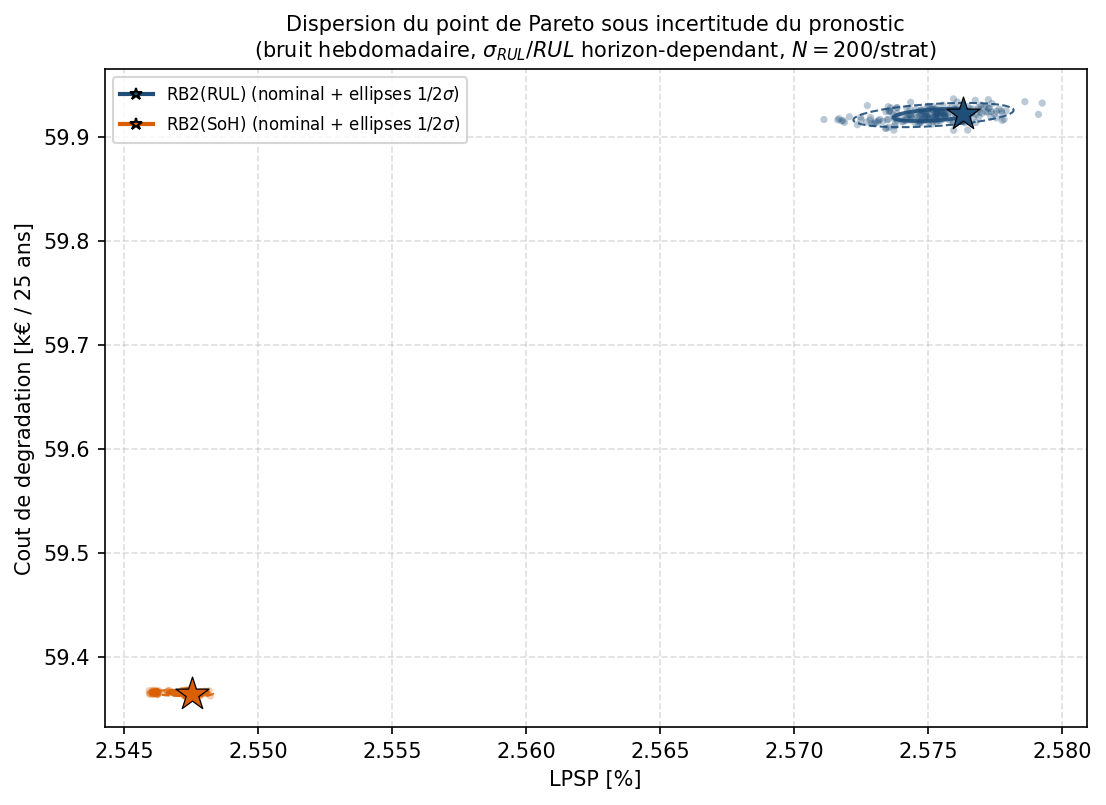

Write Python code to recreate this figure.
# -*- coding: utf-8 -*-
"""
mc_rul_uncertainty.py -- SENSIBILITE A L'INCERTITUDE DU PRONOSTIC (ellipses Pareto).
====================================================================================
Meme demarche que Analyse_sensibilite/sens_soh_estimation.py (front de Pareto +
ellipses de confiance sous propagation Monte-Carlo d'une erreur d'estimation),
appliquee ici a la RUL vue par RB2(RUL). But : etayer QUANTITATIVEMENT l'argument
de la section RB2(RUL) -- la RUL est une grandeur EXTRAPOLEE, donc bien plus
incertaine que le SoH instantane -- en mesurant la TAILLE des ellipses de
confiance autour du point de fonctionnement dans le plan de Pareto
(LPSP %, deg kEUR/25 ans), et en la comparant a celle de RB2(SoH).

MODELE DE BRUIT (piecewise-constant, rafraichi 1x/semaine, comme sens_soh_estimation)
------------------------------------------------------------------------------------
L'estimateur (LSTM + MC-dropout du chapitre pronostic) est re-interroge
periodiquement ; chaque estimation porte une erreur, CONSTANTE entre deux
rafraichissements (un bruit blanc horaire se moyennerait a tort sur la semaine).
  - RB2(RUL) : la RUL_ely vue par la strategie est multipliee par (1 + eps),
      eps ~ N(0, sigma_rel(RUL))   [erreur RELATIVE].
    *** sigma_rel DEPEND DE L'HORIZON *** : l'incertitude d'estimation de la RUL
    n'est pas la meme selon que la fin de vie est proche ou lointaine. On
    interpole sigma_rel sur la COURBE MESUREE au MC-dropout
    (Pronostic SoH/sigma_rul_vs_horizon.csv, cf compute_prono_sigma_horizons.py) :
    en U, ~5 % vers 400-440 j, jusqu'a ~12 % a 800 j. A chaque rafraichissement on
    lit la RUL_ely courante et on tire eps avec le sigma_rel correspondant.
  - RB2(SoH) : le SoH_ely vu par la strategie est decale de delta,
      delta ~ N(0, sigma_SoH)      [erreur ABSOLUE ; sigma_SoH ~ 3e-4, mesure au
      MC-dropout, quasi independante de l'horizon -> ~2 ordres de grandeur sous
      l'incertitude relative de la RUL].
Seul le SIGNAL VU PAR LE CONTROLEUR est bruite ; les vraies trajectoires (donc
LPSP et cout) subissent l'effet de la mauvaise decision -> on mesure l'impact
REEL de l'incertitude d'estimation.

Lecture attendue : l'ellipse RB2(RUL) est PLUS GRANDE que l'ellipse RB2(SoH)
-> le gain nominal du pronostic RUL ne survit pas a son incertitude -> argument
quantitatif pro-RB2(SoH).

NE MODIFIE AUCUN fichier de strategie (injection par closure autour de la fonction).

Sorties (dans Predictions/) : mc_rul_uncertainty.{pdf,png}, .txt, _cloud.csv.
Usage :
    python mc_rul_uncertainty.py [N_MC]        # defaut N=64 ; validation locale : N=8
    python mc_rul_uncertainty.py --replot      # relit le CSV, refait la figure
    sbatch run_meso.slurm mc_rul_uncertainty.py 200
"""
import os, sys, csv, time
import importlib.util
import numpy as np
import matplotlib
matplotlib.use("Agg")
import matplotlib.pyplot as plt
import matplotlib.transforms as transforms
from matplotlib.patches import Ellipse
from matplotlib.lines import Line2D
from concurrent.futures import ProcessPoolExecutor

HERE = os.path.dirname(os.path.abspath(__file__))
if HERE not in sys.path:
    sys.path.insert(0, HERE)

# ----------------------------- PARAMETRES -----------------------------
VOLL          = 3.0      # EUR/kWh (coherent manuscrit ; sert seulement aux stats de cout total)
MC_SEED0      = 2026
REFRESH_STEPS = int(24 * 7)   # rafraichissement de l'estimation = 1 semaine (Ts=3600 s)

# --- COURBE MESUREE sigma(horizon) (MC-dropout PEMWE ; sigma_rul_vs_horizon.csv) ---
# RUL croissante ; sigma_RUL RELATIF (sigma_RUL/RUL) et sigma_SoH ABSOLU associes.
# Hors de la plage mesuree, np.interp maintient la valeur du bord (clamp) : sur.
RUL_GRID_J    = [275.0,  383.0,  439.0,  556.0,  799.0]
SIG_RUL_REL   = [0.072,  0.052,  0.051,  0.066,  0.121]
SIG_SOH_ABS   = [1.4e-4, 2.7e-4, 3.5e-4, 4.3e-4, 6.8e-4]

# Reglage retenu du levier RUL (cf manuscrit). RB2(SoH) garde son reglage interne.
EXP_ELY       = 0.1
RUL_ELY_REF   = 1000.0

STRATS = [("RB2(RUL)", "RB2(RUL)", "rul", "#1f4e79"),
          ("RB2(SoH)", "RB2(SoH)", "soh", "#d95f02")]

CLOUD_CSV = os.path.join(HERE, "mc_rul_uncertainty_cloud.csv")
STATS_TXT = os.path.join(HERE, "mc_rul_uncertainty.txt")
FIG_PDF   = os.path.join(HERE, "mc_rul_uncertainty.pdf")
FIG_PNG   = os.path.join(HERE, "mc_rul_uncertainty.png")


def sigma_rul_rel(rul):
    """Ecart-type RELATIF d'estimation de la RUL a l'horizon 'rul' (interpole,
    clampe aux bords de la plage mesuree)."""
    return float(np.interp(rul, RUL_GRID_J, SIG_RUL_REL))


def sigma_soh_abs(rul):
    """Ecart-type ABSOLU d'estimation du SoH instantane (interpole sur le meme
    experiment MC-dropout ; quasi constant ~3e-4)."""
    return float(np.interp(rul, RUL_GRID_J, SIG_SOH_ABS))


# ============================ CALCUL ============================
def _load(folder):
    spec = importlib.util.spec_from_file_location(
        "strat_" + folder.replace("(", "").replace(")", ""),
        os.path.join(HERE, folder, "get_optimal_action_RB.py"))
    m = importlib.util.module_from_spec(spec)
    spec.loader.exec_module(m)
    return m


def metrics(data):
    """LPSP [%] et cout de degradation [kEUR/25 ans], identique a
    sens_common.metrics / batch_pareto (interpolation SoH_bat aux remplacements)."""
    from Common.main_init_and_loop import LOAD, BAT, FC, ELY
    from Common.cost_fcn_total2 import get_cost_total
    P_bat = data["P_bat"]; P_fc = data["P_fc"]; P_ely = data["P_ely"]
    P_dc_load = data["P_dc_load"]; P_dc_pv = data["P_dc_pv"]; lol = data["lol_tab"]
    SoC = data["SoC"]
    alpha_fc = data["alpha_fc"][:-1]; alpha_ely = data["alpha_ely"][:-1]
    SoH_bat = data["SoH_bat"][:-1].copy()
    for k in range(1, len(SoH_bat)):
        if SoH_bat[k] == 1:
            SoH_bat[k - 1] = np.nan
    if np.isnan(SoH_bat).any():
        SoH_bat[np.isnan(SoH_bat)] = np.interp(
            np.flatnonzero(np.isnan(SoH_bat)),
            np.flatnonzero(~np.isnan(SoH_bat)), SoH_bat[~np.isnan(SoH_bat)])
    P_planned = (P_dc_load - P_dc_pv) / 1000.0
    P_real    = (P_dc_load - P_dc_pv) * (1 - lol) / 1000.0
    p, r  = np.clip(P_planned, 0, None), np.clip(P_real, 0, None)
    lpsp  = (np.clip(p - r, 0, None).sum() / p.sum() * 100) if p.sum() > 0 else 0.0
    eens  = np.clip(p - r, 0, None).sum() * (LOAD['Ts'] / 3600.0)          # kWh non servis / 25 ans
    deg   = get_cost_total(alpha_fc, P_fc, alpha_ely, P_ely,
                           P_bat, SoC, LOAD, BAT, FC, ELY, SoH_bat) / 1000.0
    return float(lpsp), float(deg), float(eens)


# --- wrappers d'injection (closure a signature nommee, style sens_soh_estimation) ---
def make_rul_noisy(base, seed):
    """Enveloppe RB2(RUL) : la RUL_ely vue par la strategie est multipliee par un
    facteur (1+eps) rafraichi chaque semaine, eps ~ N(0, sigma_rel(RUL courante))."""
    rng = np.random.default_rng(seed)
    st = {'k': 0, 'fac': 1.0}

    def strat(SoC_t, P_tot_ref_t, defaillances, lol_tab, alpha_fc_t, alpha_ely_t,
              SoH_bat_t, E_h2_t, E_h2_init, P_fc_max_t, P_ely_max_t,
              RUL_fc_t, RUL_ely_t, SoH_fc_t, SoH_ely_t):
        if st['k'] % REFRESH_STEPS == 0:
            sig = sigma_rul_rel(RUL_ely_t)          # horizon-dependant
            st['fac'] = 1.0 + (rng.normal(0.0, sig) if sig > 0 else 0.0)
        st['k'] += 1
        rul_est = max(RUL_ely_t * st['fac'], 0.0)
        return base(SoC_t, P_tot_ref_t, defaillances, lol_tab, alpha_fc_t,
                    alpha_ely_t, SoH_bat_t, E_h2_t, E_h2_init, P_fc_max_t,
                    P_ely_max_t, RUL_fc_t, rul_est, SoH_fc_t, SoH_ely_t)
    return strat


def make_soh_noisy(base, seed, soh_eol):
    """Enveloppe RB2(SoH) : le SoH_ely vu par la strategie est decale de delta
    rafraichi chaque semaine, delta ~ N(0, sigma_SoH), borne [SoH_EoL, 1]."""
    rng = np.random.default_rng(seed)
    st = {'k': 0, 'delta': 0.0}

    def strat(SoC_t, P_tot_ref_t, defaillances, lol_tab, alpha_fc_t, alpha_ely_t,
              SoH_bat_t, E_h2_t, E_h2_init, P_fc_max_t, P_ely_max_t,
              RUL_fc_t, RUL_ely_t, SoH_fc_t, SoH_ely_t):
        if st['k'] % REFRESH_STEPS == 0:
            sig = sigma_soh_abs(RUL_ely_t)
            st['delta'] = rng.normal(0.0, sig) if sig > 0 else 0.0
        st['k'] += 1
        soh_est = min(max(SoH_ely_t + st['delta'], soh_eol), 1.0)
        return base(SoC_t, P_tot_ref_t, defaillances, lol_tab, alpha_fc_t,
                    alpha_ely_t, SoH_bat_t, E_h2_t, E_h2_init, P_fc_max_t,
                    P_ely_max_t, RUL_fc_t, RUL_ely_t, SoH_fc_t, soh_est)
    return strat


def evaluate(task):
    from Common.main_init_and_loop import init_and_run_loop, ELY
    s = _load(task["folder"])
    if task["kind"] == "rul":
        s.RUL_ELY_REF = RUL_ELY_REF
        s.EXP_ELY     = EXP_ELY
        func = (make_rul_noisy(s.get_optimal_action_RB, MC_SEED0 + task["seed"])
                if task["noisy"] else s.get_optimal_action_RB)
    else:  # soh
        func = (make_soh_noisy(s.get_optimal_action_RB, MC_SEED0 + 100000 + task["seed"],
                               ELY["SoH_EoL"])
                if task["noisy"] else s.get_optimal_action_RB)
    lpsp, deg, eens = metrics(init_and_run_loop(func))
    return dict(label=task["label"], variant="cloud" if task["noisy"] else "nominal",
                seed=task["seed"], lpsp=lpsp, deg=deg, eens=eens)


def compute(N):
    workers_env = os.environ.get("SLURM_CPUS_PER_TASK")
    workers = int(workers_env) if workers_env else max(1, min(2, (os.cpu_count() or 2) - 1))

    tasks = []
    for label, folder, kind, _ in STRATS:
        for i in range(N):
            tasks.append(dict(label=label, folder=folder, kind=kind, noisy=True, seed=i))
        tasks.append(dict(label=label, folder=folder, kind=kind, noisy=False, seed=-1))

    print("=" * 78)
    print("SENSIBILITE INCERTITUDE PRONOSTIC : ellipses Pareto (N=%d/strat, %d workers)"
          % (N, workers))
    print("  bruit hebdo | RUL: sigma_rel(horizon) in [%.1f;%.1f]%% | SoH: sigma_abs ~%.1e"
          % (min(SIG_RUL_REL) * 100, max(SIG_RUL_REL) * 100, np.mean(SIG_SOH_ABS)), flush=True)
    t0 = time.time()
    rows = []
    with ProcessPoolExecutor(max_workers=workers) as ex:
        for r in ex.map(evaluate, tasks):
            rows.append(r)
            print("  [%s] %s seed=%3d -> LPSP %7.4f%%  deg %7.2f kEUR"
                  % (r["label"], r["variant"][:5], r["seed"], r["lpsp"], r["deg"]), flush=True)
    print("  (%d runs en %.0fs)" % (len(tasks), time.time() - t0), flush=True)

    with open(CLOUD_CSV, "w", newline="") as f:
        w = csv.writer(f)
        w.writerow(["label", "variant", "seed", "lpsp", "deg", "eens"])
        for r in rows:
            w.writerow([r["label"], r["variant"], r["seed"],
                        "%.6f" % r["lpsp"], "%.6f" % r["deg"], "%.3f" % r["eens"]])
    print("  nuage brut -> %s" % CLOUD_CSV)
    return load_cloud()


# ============================ I/O + STATS ============================
def load_cloud():
    clouds, refs = {}, {}
    with open(CLOUD_CSV, newline="") as f:
        for row in csv.DictReader(f):
            xy = (float(row["lpsp"]), float(row["deg"]))
            if row["variant"] == "cloud":
                clouds.setdefault(row["label"], []).append(xy)
            else:
                refs[row["label"]] = xy
    clouds = {k: np.array(v) for k, v in clouds.items()}
    return clouds, refs


def write_stats(clouds, refs, N):
    with open(STATS_TXT, "w") as f:
        f.write("# Sensibilite a l'incertitude du pronostic -- ellipses de Pareto (RB2(RUL) vs RB2(SoH))\n")
        f.write("# bruit hebdomadaire ; RUL sigma_rel(horizon) interpole sur sigma_rul_vs_horizon.csv ;\n")
        f.write("# SoH sigma_abs interpole (idem) ; EXP_ELY=%.2f ; RUL_ELY_REF=%.0f ; N=%d/strat\n"
                % (EXP_ELY, RUL_ELY_REF, N))
        f.write("strat ; LPSP_nom ; deg_nom ; LPSP_mean ; LPSP_std ; deg_mean ; deg_std ;"
                " aire_ellipse_1sig ; grand_axe_1sig\n")
        for label, _, _, _ in STRATS:
            pts = clouds.get(label)
            if pts is None or len(pts) < 3:
                continue
            xn, yn = refs.get(label, (float("nan"), float("nan")))
            cov = np.cov(pts[:, 0], pts[:, 1])
            area = float(np.pi * np.sqrt(max(np.linalg.det(cov), 0.0)))
            eig = np.linalg.eigvalsh(cov)
            semi_major = float(np.sqrt(max(eig[-1], 0.0)))
            f.write("%s ; %.4f ; %.3f ; %.4f ; %.4f ; %.3f ; %.3f ; %.5f ; %.4f\n"
                    % (label, xn, yn, pts[:, 0].mean(), pts[:, 0].std(),
                       pts[:, 1].mean(), pts[:, 1].std(), area, semi_major))
    print("  stats -> %s" % STATS_TXT)


# ============================ FIGURE ============================
def confidence_ellipse(x, y, ax, n_std=1.0, **kw):
    x = np.asarray(x); y = np.asarray(y)
    if x.size < 3:
        return None
    cov = np.cov(x, y)
    pear = cov[0, 1] / np.sqrt(cov[0, 0] * cov[1, 1]) if cov[0, 0] * cov[1, 1] > 0 else 0.0
    rx, ry = np.sqrt(1 + pear), np.sqrt(1 - pear)
    ell = Ellipse((0, 0), width=2 * rx, height=2 * ry, **kw)
    sx, sy = np.sqrt(cov[0, 0]) * n_std, np.sqrt(cov[1, 1]) * n_std
    tr = (transforms.Affine2D().rotate_deg(45).scale(sx, sy)
          .translate(np.mean(x), np.mean(y)))
    ell.set_transform(tr + ax.transData)
    return ax.add_patch(ell)


def make_figure(clouds, refs, N):
    fig, ax = plt.subplots(figsize=(7.5, 5.5))
    handles = []
    for label, _, _, color in STRATS:
        pts = clouds.get(label)
        if pts is None or len(pts) < 3:
            continue
        ax.scatter(pts[:, 0], pts[:, 1], s=12, alpha=0.30, color=color, edgecolors="none", zorder=2)
        for ns, lw, ls in ((1.0, 1.8, "-"), (2.0, 1.0, "--")):
            confidence_ellipse(pts[:, 0], pts[:, 1], ax, n_std=ns,
                               edgecolor=color, facecolor="none", lw=lw, ls=ls, alpha=0.9, zorder=4)
        xn, yn = refs.get(label, (None, None))
        if xn is not None:
            ax.scatter([xn], [yn], marker="*", s=280, color=color,
                       edgecolors="black", linewidth=0.6, zorder=6)
        handles.append(Line2D([0], [0], color=color, lw=2, marker="*", markeredgecolor="k",
                              label="%s (nominal + ellipses 1/2$\\sigma$)" % label))
    ax.set_xlabel("LPSP [%]")
    ax.set_ylabel("Cout de degradation [k€ / 25 ans]")
    ax.set_title("Dispersion du point de Pareto sous incertitude du pronostic\n"
                 "(bruit hebdomadaire, $\\sigma_{RUL}/RUL$ horizon-dependant, $N=%d$/strat)" % N,
                 fontsize=10)
    ax.legend(handles=handles, fontsize=8, loc="best")
    ax.grid(True, ls="--", alpha=0.4)
    fig.tight_layout()
    fig.savefig(FIG_PDF, bbox_inches="tight")
    fig.savefig(FIG_PNG, dpi=150, bbox_inches="tight")
    print("  figure -> %s / %s" % (FIG_PDF, FIG_PNG))


if __name__ == "__main__":
    if "--replot" in sys.argv:
        clouds, refs = load_cloud()
        N = max((len(v) for v in clouds.values()), default=0)
    else:
        digs = [a for a in sys.argv[1:] if a.isdigit()]
        N = int(digs[0]) if digs else 64
        clouds, refs = compute(N)
    write_stats(clouds, refs, N)
    make_figure(clouds, refs, N)
    print("Termine.")
